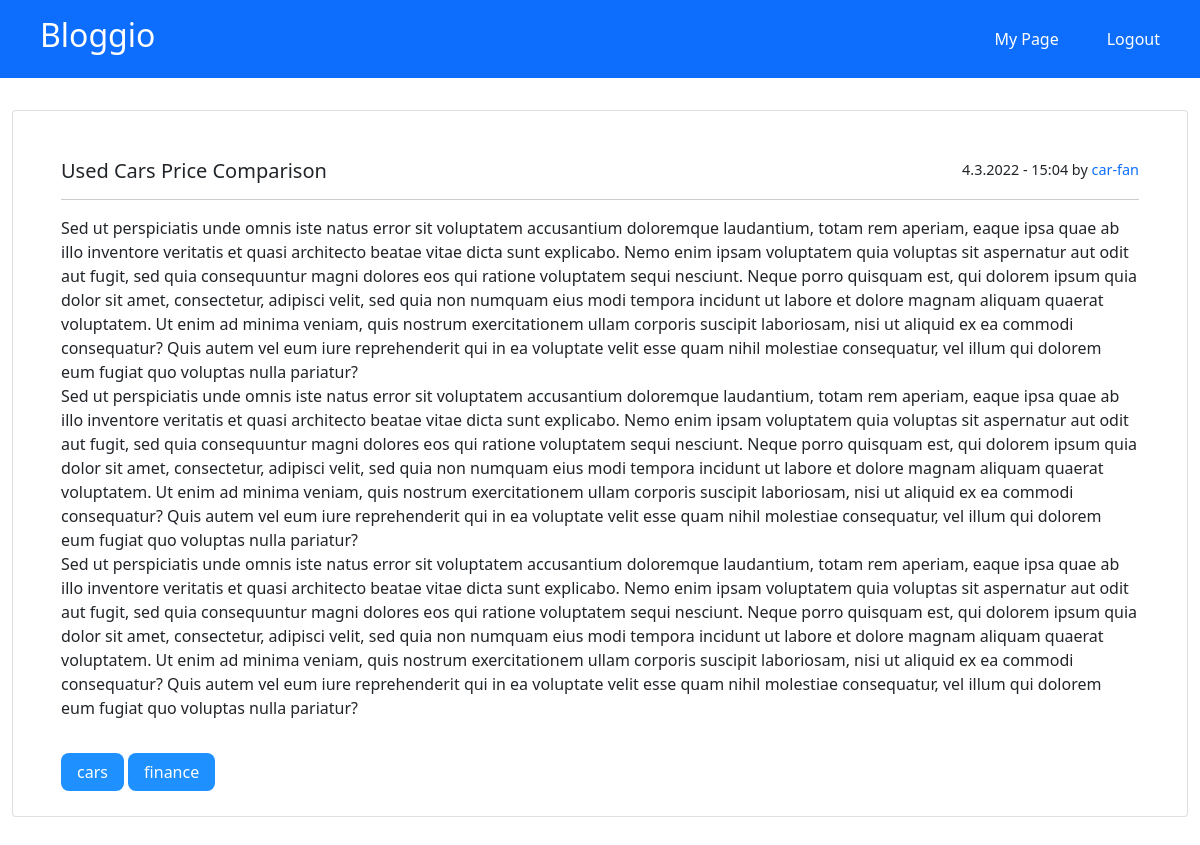
The app's page /blog/car-fan/used-cars-price-comparison (signed in) with its own data.
### blog/models.py (models this page shows, shortened)
class Post(models.Model):
    author = models.ForeignKey(User, null=True, on_delete=models.SET_NULL)
    title = models.CharField(max_length=200, validators=[MinLengthValidator(5)])
    content = models.TextField(validators=[MinLengthValidator(10)])
    content_preview = models.CharField(max_length=300, editable=False)
    slug = models.SlugField(unique=True, db_index=True)
    date = models.DateTimeField(auto_now_add=True, editable=False)
    tags = models.ManyToManyField(Tag, blank=True)

class User(AbstractUser):
    def __str__(self):
        return self.username

class Tag(models.Model):
    name = models.CharField(max_length=30)

### blog/views.py (the view)
# urls.py: path('blog/<str:username>/<slug:slug>', views.PostView.as_view(), name='post-view'),
class PostView(LoginRequiredMixin, View):
    login_url = '/login/'
    template_name = 'blog/post-detail.html'
    model = Post
    def get(self, request, username, slug):
        post = get_object_or_404(Post, slug=slug)
        context = {
            'post': post,
            'tags': post.tags.all()
        }
        return render(request, 'blog/post-detail.html', context)

### blog/templates/blog/post-detail.html (shortened to what this page needs)
{% extends "base.html" %}
{% load static %}
{% block css_files %}
    <link rel="stylesheet" href="{% static "blog/post-detail.css" %}">
{% endblock %}
{% block content %}
    <div class="container post">
        <div class="card">
            <div class="card-body">
                <div id="title-area">
                    <h5 class="card-title">{{ post.title }}</h5>
                    <p id="post-info">{{ post.date|date:"j.n.Y - G:i" }} by <a
                            href="{% url "user-page" post.author %}">{{ post.author }}</a></p>
                </div>
                <p>{{ post.content|linebreaks }}</p>
                <div>
                    <br>
                    {% for tag in tags %}
                        <span class="tag">{{ tag.name }}</span>
                    {% endfor %}
                </div>
            </div>
        </div>
    </div>
{% endblock %}

### blog/static/blog/post-detail.css (style rules this page uses)
.post { margin: 2rem auto; max-width: 80rem; }
.post .card-body { margin: 2rem 2rem 1rem; }
#title-area { border-bottom: 1px solid #ccc; padding-bottom: 0.5rem; margin-bottom: 1rem; }
.post .card-title { display: inline-block; max-width: 70%; word-wrap: break-word; }
#post-info { float: right; font-size: 0.9em; max-width: 25%; text-align: right; }
.post a { text-decoration: none; }
.tag { background-color: dodgerblue; color: white; padding: 0.5rem 1rem; border-radius: 8px; }

### records on screen
Post: title "Used Cars Price Comparison", date "4.3.2022 - 15:04", author "car-fan", content "Sed ut perspiciatis unde omnis iste natus error sit voluptatem accusantium doloremque laudantium, totam rem aperiam, eaque ipsa quae ab illo inventore veritatis et quasi architecto beatae vitae dicta sunt explicabo. Nemo enim ipsam voluptatem quia voluptas sit aspernatur aut odit aut fugit, sed quia consequuntur magni dolores eos qui ratione voluptatem sequi nesciunt. Neque porro quisquam est, qui dolorem ipsum quia dolor sit amet, consectetur, adipisci velit, sed quia non numquam eius modi tempora incidunt ut labore et dolore magnam aliquam quaerat voluptatem. Ut enim ad minima veniam, quis nostrum exercitationem ullam corporis suscipit laboriosam, nisi ut aliquid ex ea commodi…"
Tag: name "cars"
Tag: name "finance"
